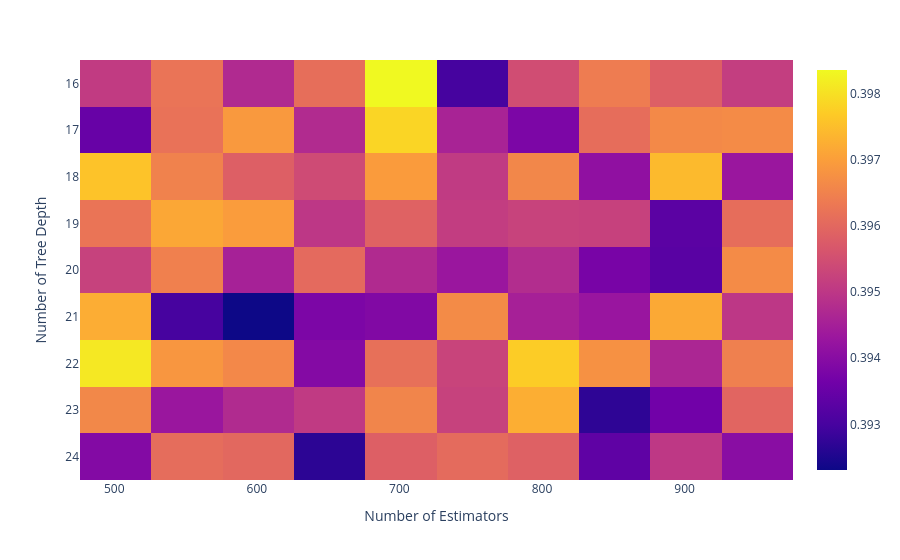

The code cell stored with this chart in its notebook:
### Markdown cell above
Refined Grid Search

### Code cell
# More of a refined search in the area around the output parameters of the first search

grid = {'max_depth' : np.arange(16,25,1),'n_estimators':np.arange(501,1000,50)}
rfr2 = RandomForestRegressor(max_features = 1/3)
rfr2CV = GridSearchCV(rfr2,param_grid= grid,n_jobs=-1)
rfr2CV.fit(X_train,y_train)
print('Random Forest Regressor:')
print('    Optimal Parameters:', rfr2CV.best_params_ )
print('    Optimal Valid R2 =', rfr2CV.best_score_ )

Scores_mean = rfr2CV.cv_results_['mean_test_score']
Scores_mean = Scores_mean.reshape(len(grid['max_depth']),len(grid['n_estimators']))

fig = px.imshow(Scores_mean,labels=dict(x='Number of Estimators',y='Number of Tree Depth'),y=grid['max_depth'],x=grid['n_estimators'],aspect='auto')
fig.show() # Plot the heat map to analyzes wheter another

### Figure 1 — Plotly figure (JSON) as saved in the notebook; plotly's stock layout.template omitted (floating-point values rounded to 4 significant figures)
{"data": [{"coloraxis": "coloraxis", "hovertemplate": "Number of Estimators: %{x}<br>Number of Tree Depth: %{y}<br>color: %{z}<extra></extra>", "name": "0", "type": "heatmap", "x": [501, 551, 601, 651, 701, 751, 801, 851, 901, 951], "xaxis": "x", "y": [16, 17, 18, 19, 20, 21, 22, 23, 24], "yaxis": "y", "z": [[0.3951, 0.3962, 0.3947, 0.3961, 0.3984, 0.393, 0.3955, 0.3964, 0.3958, 0.3951], [0.3935, 0.3962, 0.3969, 0.3948, 0.3978, 0.3946, 0.3938, 0.3961, 0.3966, 0.3967], [0.3976, 0.3965, 0.3958, 0.3954, 0.397, 0.3951, 0.3966, 0.3941, 0.3974, 0.3943], [0.3962, 0.3971, 0.397, 0.395, 0.3959, 0.3951, 0.3952, 0.3952, 0.3933, 0.3961], [0.3952, 0.3965, 0.3945, 0.396, 0.3947, 0.3943, 0.3948, 0.3938, 0.3933, 0.3967], [0.3972, 0.393, 0.3923, 0.3938, 0.3939, 0.3967, 0.3945, 0.3943, 0.3972, 0.395], [0.3981, 0.3968, 0.3966, 0.3939, 0.3962, 0.3953, 0.3977, 0.3968, 0.3946, 0.3965], [0.3966, 0.3943, 0.3947, 0.3951, 0.3966, 0.3952, 0.3972, 0.3927, 0.3936, 0.396], [0.3939, 0.3961, 0.396, 0.3927, 0.3958, 0.3961, 0.3959, 0.3934, 0.395, 0.394]]}], "layout": {"coloraxis": {"colorscale": [[0, "#0d0887"], [0.1111, "#46039f"], [0.2222, "#7201a8"], [0.3333, "#9c179e"], [0.4444, "#bd3786"], [0.5556, "#d8576b"], [0.6667, "#ed7953"], [0.7778, "#fb9f3a"], [0.8889, "#fdca26"], [1, "#f0f921"]]}, "margin": {"t": 60}, "xaxis": {"anchor": "y", "domain": [0, 1], "title": {"text": "Number of Estimators"}}, "yaxis": {"anchor": "x", "autorange": "reversed", "domain": [0, 1], "title": {"text": "Number of Tree Depth"}}}}
